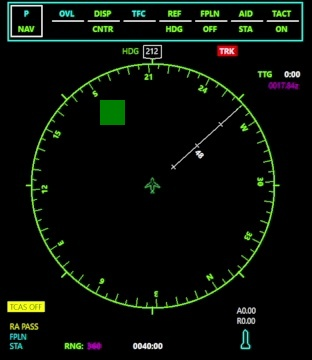
#> input picture Photos/edit1.jpg, 312 x 360 px
$ python image_DD.py
#> lines starting #> are read from the running program, lines starting #| are printed output that depends on the picture; after the words box and inside, x2 and y2 are one past the last pixel; in counts of white or black regions, pixels touching at a corner belong together
#> further down, image1 is the input picture: shape (360, 312, 3); mean B, G, R 9.2, 14.9, 9.5
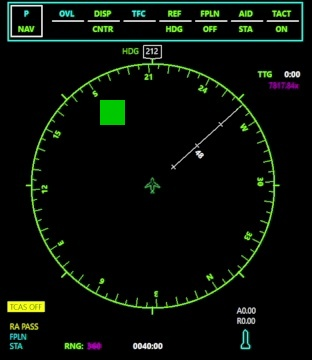
#> input picture Photos/edit2.jpg, 312 x 360 px
#> further down, image2 is the input picture: shape (360, 312, 3); mean B, G, R 9, 15.1, 9.1
import cv2 as cv
import numpy as np

def compare_images(image1, image2):
    # Convert images to grayscale for simplicity
    gray1 = cv.cvtColor(image1, cv.COLOR_BGR2GRAY)
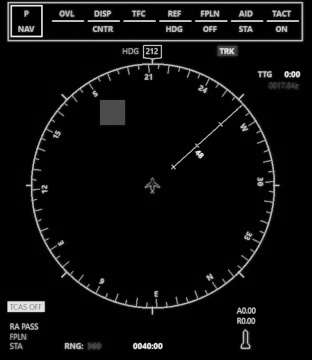
#> gray1: shape (360, 312); min 0, max 245, mean 12.6
    gray2 = cv.cvtColor(image2, cv.COLOR_BGR2GRAY)

    # Display the original images
    cv.imshow('Image 1', gray1)
    cv.imshow('Image 2', gray2)
    key = cv.waitKey(0)
#> (key Esc is pressed here)

    # Save the original images if 's' is pressed
    if key == ord('s'):
        cv.imwrite('image1.png', gray1)
        cv.imwrite('image2.png', gray2)

    # Find pixel-wise differences in the two images
    diff = cv.absdiff(gray1, gray2)
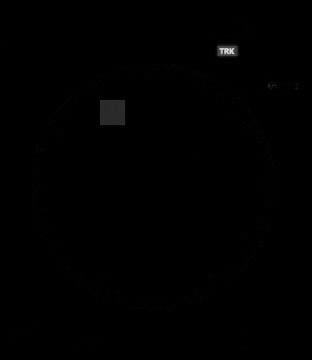
#> diff: shape (360, 312); min 0, max 224, mean 0.7
    cv.imshow('Difference', diff)
    key = cv.waitKey(0)
#> (key Esc is pressed here)

    # Save the difference image if 's' is pressed
    if key == ord('s'):
        cv.imwrite('difference.png', diff)

    # Create a binary image, setting pixels above a threshold to white and below to black
    _, thresholded_diff = cv.threshold(diff, 65, 255, cv.THRESH_BINARY)
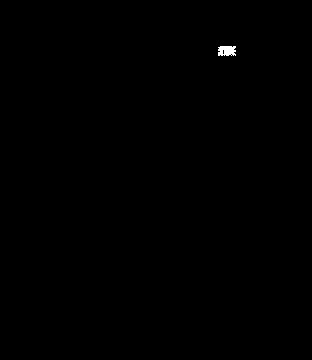
#> thresholded_diff: shape (360, 312); 0.14% white; 1 white region, box (x1, y1, x2, y2) and area: (218, 46, 236, 56) 156
    cv.imshow('Thresholded Difference', thresholded_diff)
    key = cv.waitKey(0)
#> (key Esc is pressed here)

    # Save the thresholded difference image if 's' is pressed
    if key == ord('s'):
        cv.imwrite('thresholded_difference.png', thresholded_diff)

    # Wait for 'q' to close the windows
    cv.waitKey(0)
    cv.destroyAllWindows()

# Replace the image paths with your own file paths
image_path1 = '../Photos/edit1.jpg'
image_path2 = '../Photos/edit2.jpg'

# Read the images
image1 = cv.imread(image_path1)
image2 = cv.imread(image_path2)

# Check if the images are valid
if image1 is not None and image2 is not None:
    compare_images(image1, image2)
else:
    print("Error: One or both images could not be loaded.")
